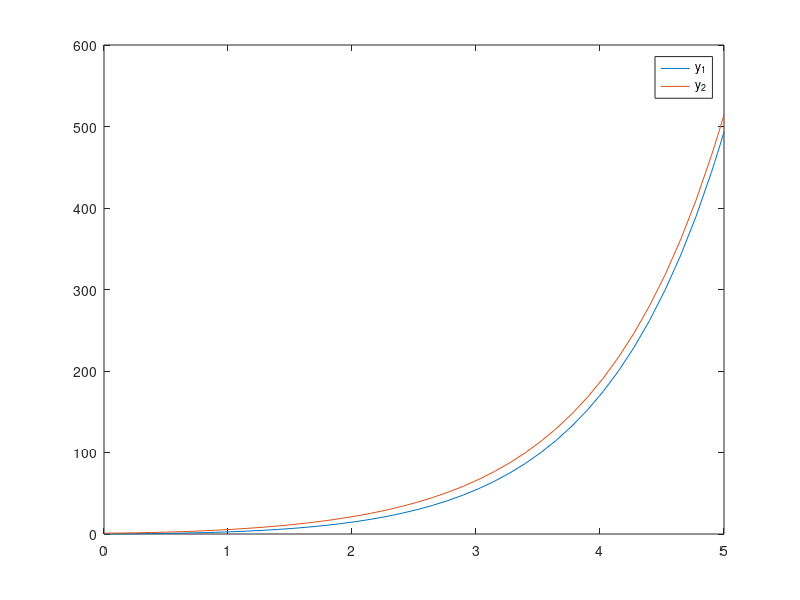

The MATLAB script that drew this image:
%% Example 1.2
% ODE ->  RHS of the ODE y'=f(t,y) <function handle>
% TSPAN -> start and end times for the simulation
% Y0 -> initial condition (value of the solution at the start time)
ODEFUN = @ (t ,y ) 2* y / t - 2* y * t ;
TSPAN = [1 5];
Y0 = 5;
[ TOUT , YOUT ] = ode45 ( ODEFUN , TSPAN , Y0 );
plot ( TOUT , YOUT )

%% Example 1.3.1

ODEFUN = @ (t ,y ) t / y;
TSPAN = [0 5];
Y0 = 1;
[ TOUT , YOUT ] = ode45 ( ODEFUN , TSPAN , Y0 );
plot ( TOUT , YOUT )

%% Example 1.3.2

ODEFUN = @ (t ,y ) sqrt(4-y^2);
TSPAN = [0 2];
Y0 = 1;
[ TOUT , YOUT ] = ode45 ( ODEFUN , TSPAN , Y0 );
plot ( TOUT , YOUT )

%% Example 2.2

ODEFUN = @ (t ,y ) [y(2) - y(1);2* y(1) - y(2)];
TSPAN = [0 5];
Y0 = [1;0.5];
[TOUT,YOUT] = ode45(ODEFUN,TSPAN,Y0);
plot ( TOUT , YOUT )
legend ('y_1','y_2')

%% Example 2.3.1
ODEFUN = @ (t ,y ) [-y(2)*y(1);y(1)^2 - y(2)];
TSPAN = [0 5];
Y0 = [1;1];
[TOUT,YOUT] = ode45(ODEFUN,TSPAN,Y0);
plot ( TOUT , YOUT )
legend ('y_1','y_2')


%% Example 2.3.2
ODEFUN = @ (t ,y) [y(2);5*t + 1 + y(1)];
TSPAN = [0 5];
Y0 = [0;1];
[TOUT,YOUT] = ode45(ODEFUN,TSPAN,Y0);
plot ( TOUT , YOUT )
legend ('y_1','y_2')
